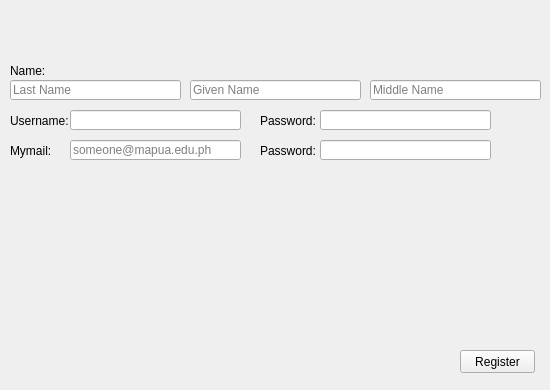
<?xml version="1.0" encoding="UTF-8"?>
<ui version="4.0">
 <class>Form</class>
 <widget class="QWidget" name="Form">
  <property name="geometry">
   <rect>
    <x>0</x>
    <y>0</y>
    <width>550</width>
    <height>390</height>
   </rect>
  </property>
  <property name="windowTitle">
   <string>Form</string>
  </property>
  <widget class="QLabel" name="label">
   <property name="geometry">
    <rect>
     <x>10</x>
     <y>60</y>
     <width>61</width>
     <height>21</height>
    </rect>
   </property>
   <property name="text">
    <string>Name:</string>
   </property>
  </widget>
  <widget class="QLineEdit" name="lineEdit">
   <property name="geometry">
    <rect>
     <x>10</x>
     <y>80</y>
     <width>171</width>
     <height>20</height>
    </rect>
   </property>
   <property name="statusTip">
    <string/>
   </property>
   <property name="whatsThis">
    <string/>
   </property>
   <property name="accessibleName">
    <string/>
   </property>
   <property name="inputMask">
    <string/>
   </property>
   <property name="text">
    <string/>
   </property>
   <property name="placeholderText">
    <string>Last Name</string>
   </property>
  </widget>
  <widget class="QLineEdit" name="lineEdit_2">
   <property name="geometry">
    <rect>
     <x>190</x>
     <y>80</y>
     <width>171</width>
     <height>20</height>
    </rect>
   </property>
   <property name="placeholderText">
    <string>Given Name</string>
   </property>
  </widget>
  <widget class="QLineEdit" name="lineEdit_3">
   <property name="geometry">
    <rect>
     <x>370</x>
     <y>80</y>
     <width>171</width>
     <height>20</height>
    </rect>
   </property>
   <property name="placeholderText">
    <string>Middle Name</string>
   </property>
  </widget>
  <widget class="QLabel" name="label_4">
   <property name="geometry">
    <rect>
     <x>10</x>
     <y>110</y>
     <width>91</width>
     <height>21</height>
    </rect>
   </property>
   <property name="text">
    <string>Username:</string>
   </property>
  </widget>
  <widget class="QLineEdit" name="lineEdit_4">
   <property name="geometry">
    <rect>
     <x>70</x>
     <y>110</y>
     <width>171</width>
     <height>20</height>
    </rect>
   </property>
   <property name="text">
    <string/>
   </property>
  </widget>
  <widget class="QPushButton" name="pushButton">
   <property name="geometry">
    <rect>
     <x>460</x>
     <y>350</y>
     <width>75</width>
     <height>23</height>
    </rect>
   </property>
   <property name="text">
    <string>Register</string>
   </property>
  </widget>
  <widget class="QLineEdit" name="lineEdit_5">
   <property name="geometry">
    <rect>
     <x>320</x>
     <y>110</y>
     <width>171</width>
     <height>20</height>
    </rect>
   </property>
   <property name="text">
    <string/>
   </property>
  </widget>
  <widget class="QLabel" name="label_5">
   <property name="geometry">
    <rect>
     <x>260</x>
     <y>110</y>
     <width>91</width>
     <height>21</height>
    </rect>
   </property>
   <property name="text">
    <string>Password:</string>
   </property>
  </widget>
  <widget class="QLabel" name="label_6">
   <property name="geometry">
    <rect>
     <x>260</x>
     <y>140</y>
     <width>91</width>
     <height>21</height>
    </rect>
   </property>
   <property name="text">
    <string>Password:</string>
   </property>
  </widget>
  <widget class="QLineEdit" name="lineEdit_6">
   <property name="geometry">
    <rect>
     <x>320</x>
     <y>140</y>
     <width>171</width>
     <height>20</height>
    </rect>
   </property>
   <property name="text">
    <string/>
   </property>
  </widget>
  <widget class="QLabel" name="label_7">
   <property name="geometry">
    <rect>
     <x>10</x>
     <y>140</y>
     <width>41</width>
     <height>21</height>
    </rect>
   </property>
   <property name="text">
    <string>Mymail:</string>
   </property>
  </widget>
  <widget class="QLineEdit" name="lineEdit_7">
   <property name="geometry">
    <rect>
     <x>70</x>
     <y>140</y>
     <width>171</width>
     <height>20</height>
    </rect>
   </property>
   <property name="text">
    <string/>
   </property>
   <property name="placeholderText">
    <string>someone@mapua.edu.ph</string>
   </property>
  </widget>
 </widget>
 <resources/>
 <connections/>
</ui>
